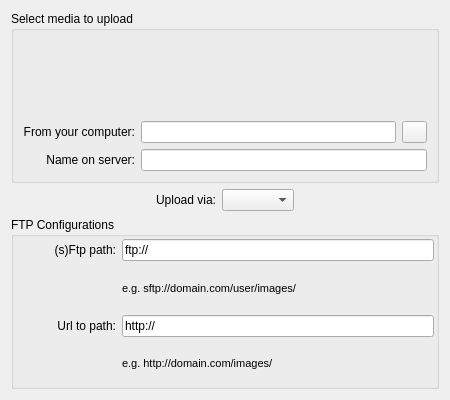
<?xml version="1.0" encoding="UTF-8"?>
<ui version="4.0">
 <class>UploadMediaBase</class>
 <widget class="QWidget" name="UploadMediaBase">
  <property name="geometry">
   <rect>
    <x>0</x>
    <y>0</y>
    <width>450</width>
    <height>400</height>
   </rect>
  </property>
  <layout class="QVBoxLayout" name="verticalLayout_2">
   <item>
    <widget class="QGroupBox" name="groupBox">
     <property name="title">
      <string>Select media to upload</string>
     </property>
     <layout class="QGridLayout" name="gridLayout_2">
      <item row="0" column="0" colspan="4">
       <widget class="KImageFilePreview" name="kcfg_previewer"/>
      </item>
      <item row="1" column="0" colspan="2">
       <widget class="QLabel" name="label_6">
        <property name="text">
         <string>From your computer:</string>
        </property>
        <property name="alignment">
         <set>Qt::AlignRight|Qt::AlignTrailing|Qt::AlignVCenter</set>
        </property>
        <property name="buddy">
         <cstring>kcfg_urlLineEdit</cstring>
        </property>
       </widget>
      </item>
      <item row="2" column="0" colspan="2">
       <widget class="QLabel" name="label_7">
        <property name="text">
         <string>Name on server:</string>
        </property>
        <property name="alignment">
         <set>Qt::AlignRight|Qt::AlignTrailing|Qt::AlignVCenter</set>
        </property>
        <property name="buddy">
         <cstring>kcfg_Name</cstring>
        </property>
       </widget>
      </item>
      <item row="2" column="2" colspan="2">
       <widget class="KLineEdit" name="kcfg_Name"/>
      </item>
      <item row="1" column="3">
       <widget class="KPushButton" name="kcfg_urlBrowser">
        <property name="maximumSize">
         <size>
          <width>25</width>
          <height>16777215</height>
         </size>
        </property>
        <property name="toolTip">
         <string>Browse</string>
        </property>
       </widget>
      </item>
      <item row="1" column="2">
       <widget class="KLineEdit" name="kcfg_urlLineEdit"/>
      </item>
     </layout>
    </widget>
   </item>
   <item>
    <layout class="QHBoxLayout" name="horizontalLayout">
     <item>
      <spacer name="horizontalSpacer">
       <property name="orientation">
        <enum>Qt::Horizontal</enum>
       </property>
       <property name="sizeHint" stdset="0">
        <size>
         <width>40</width>
         <height>20</height>
        </size>
       </property>
      </spacer>
     </item>
     <item>
      <widget class="QLabel" name="label">
       <property name="text">
        <string>Upload via:</string>
       </property>
       <property name="alignment">
        <set>Qt::AlignRight|Qt::AlignTrailing|Qt::AlignVCenter</set>
       </property>
       <property name="buddy">
        <cstring>kcfg_uploadType</cstring>
       </property>
      </widget>
     </item>
     <item>
      <widget class="KComboBox" name="kcfg_uploadType"/>
     </item>
     <item>
      <spacer name="horizontalSpacer_2">
       <property name="orientation">
        <enum>Qt::Horizontal</enum>
       </property>
       <property name="sizeHint" stdset="0">
        <size>
         <width>40</width>
         <height>20</height>
        </size>
       </property>
      </spacer>
     </item>
    </layout>
   </item>
   <item>
    <widget class="QGroupBox" name="kcfg_ftpBox">
     <property name="title">
      <string>FTP Configurations</string>
     </property>
     <layout class="QGridLayout" name="gridLayout">
      <property name="margin">
       <number>2</number>
      </property>
      <item row="3" column="1" colspan="3">
       <widget class="KLineEdit" name="kcfg_httpUrl">
        <property name="toolTip">
         <string>Will use for direct link generation</string>
        </property>
        <property name="text">
         <string>http://</string>
        </property>
       </widget>
      </item>
      <item row="3" column="0">
       <widget class="QLabel" name="label_4">
        <property name="text">
         <string>Url to path:</string>
        </property>
        <property name="alignment">
         <set>Qt::AlignRight|Qt::AlignTrailing|Qt::AlignVCenter</set>
        </property>
        <property name="buddy">
         <cstring>kcfg_httpUrl</cstring>
        </property>
       </widget>
      </item>
      <item row="0" column="1" colspan="3">
       <widget class="KLineEdit" name="kcfg_FtpPath">
        <property name="toolTip">
         <string>Will use for upload</string>
        </property>
        <property name="text">
         <string>ftp://</string>
        </property>
       </widget>
      </item>
      <item row="0" column="0">
       <widget class="QLabel" name="label_2">
        <property name="text">
         <string>(s)Ftp path:</string>
        </property>
        <property name="alignment">
         <set>Qt::AlignRight|Qt::AlignTrailing|Qt::AlignVCenter</set>
        </property>
        <property name="buddy">
         <cstring>kcfg_FtpPath</cstring>
        </property>
       </widget>
      </item>
      <item row="2" column="1" colspan="3">
       <widget class="QLabel" name="label_3">
        <property name="font">
         <font>
          <pointsize>8</pointsize>
         </font>
        </property>
        <property name="text">
         <string>e.g. sftp://domain.com/user/images/</string>
        </property>
       </widget>
      </item>
      <item row="4" column="1" colspan="3">
       <widget class="QLabel" name="label_5">
        <property name="font">
         <font>
          <pointsize>8</pointsize>
         </font>
        </property>
        <property name="text">
         <string>e.g. http://domain.com/images/</string>
        </property>
       </widget>
      </item>
     </layout>
    </widget>
   </item>
  </layout>
 </widget>
 <customwidgets>
  <customwidget>
   <class>KImageFilePreview</class>
   <extends>QWidget</extends>
   <header>kimagefilepreview.h</header>
  </customwidget>
  <customwidget>
   <class>KPushButton</class>
   <extends>QPushButton</extends>
   <header>kpushbutton.h</header>
  </customwidget>
  <customwidget>
   <class>KLineEdit</class>
   <extends>QLineEdit</extends>
   <header>klineedit.h</header>
  </customwidget>
  <customwidget>
   <class>KComboBox</class>
   <extends>QComboBox</extends>
   <header>kcombobox.h</header>
  </customwidget>
 </customwidgets>
 <tabstops>
  <tabstop>kcfg_urlLineEdit</tabstop>
  <tabstop>kcfg_urlBrowser</tabstop>
  <tabstop>kcfg_Name</tabstop>
  <tabstop>kcfg_uploadType</tabstop>
  <tabstop>kcfg_FtpPath</tabstop>
  <tabstop>kcfg_httpUrl</tabstop>
 </tabstops>
 <resources/>
 <connections/>
</ui>
